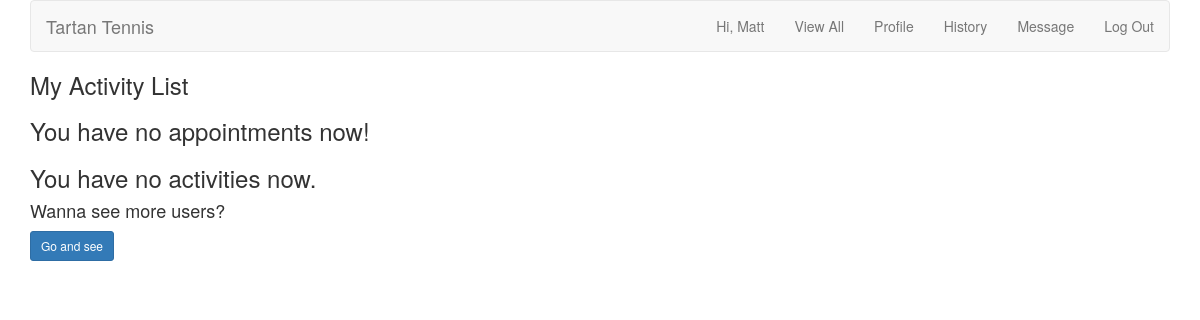
/activities.php (signed in), run on an earlier commit of the app's database.
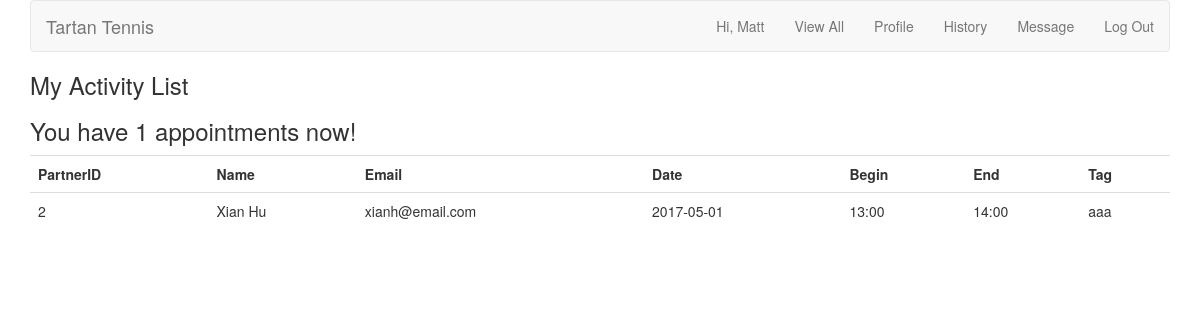
And on a later commit of the database.
### tables this page shows
CREATE TABLE `appointments` (
  `appointment_id` int(10) UNSIGNED NOT NULL PRIMARY KEY AUTO_INCREMENT,
  `poster_id` int(10) UNSIGNED NOT NULL,
  `responder_id` int(10) UNSIGNED NOT NULL,
  `time_id` int(11) UNSIGNED NOT NULL,
  `message_id` int(11) UNSIGNED NOT NULL,
  `is_accepted` boolean DEFAULT FALSE
);

CREATE TABLE `users` (
  `user_id` int(10) UNSIGNED NOT NULL PRIMARY KEY AUTO_INCREMENT,
  `first_name` varchar(20) NOT NULL,
  `last_name` varchar(20) NOT NULL,
  `username` varchar(20) NOT NULL,
  `email` varchar(50) NOT NULL,
  `pass` char(40) NOT NULL,
  `created_at` timestamp NOT NULL DEFAULT CURRENT_TIMESTAMP,
  `updated_at` timestamp NOT NULL DEFAULT CURRENT_TIMESTAMP ON UPDATE CURRENT_TIMESTAMP
);

CREATE TABLE `times` (
  `time_id` int(11) NOT NULL PRIMARY KEY AUTO_INCREMENT,
  `begins_date` varchar(20) NOT NULL,
  `begins_time` varchar(20) NOT NULL,
  `ends_time` varchar(20) NOT NULL,
  `tag` tinytext NOT NULL,
  `user_id` int(11) NOT NULL,
  `created_at` timestamp NOT NULL DEFAULT CURRENT_TIMESTAMP,
  FULLTEXT (begins_date, begins_time, ends_time, tag)
);

### activities.php (the view, shortened to what this page needs)
<?php
include ('includes/header.php');
if (isset($_COOKIE['first_name']) AND isset($_COOKIE['user_id'])) {
echo '<h3> My Activity List </h3> ';
$all="SELECT *
		FROM appointments INNER JOIN times
		USING (time_id)
		WHERE poster_id = {$_COOKIE['user_id']} OR responder_id = {$_COOKIE['user_id']}";
$ra = mysqli_query($dbc, $all);
$num_activities = mysqli_num_rows($ra);
if ($num_activities > 0) {
	echo '<h3>You have ' . $num_activities . ' appointments now! </h3>';
} else {
	echo '<h3>You have no appointments now! </h3>';
}
if ($num_activities > 0) {
					echo '<table class="table">
							<tr>
								<th>PartnerID</th>
								<th>Name</th>
								<th>Email</th>
								<th>Date</th>
								<th>Begin</th>
								<th>End</th>
								<th>Tag</th>
							</tr>';
					while ($row = mysqli_fetch_array($ra)) {
					        $q2 = "SELECT first_name, last_name, email FROM users WHERE user_id = {$row['responder_id']}";
					        $r2 = mysqli_query($dbc, $q2);
					        $subr2 = mysqli_fetch_array($r2);
						if($row['poster_id'] == $_COOKIE['user_id']){
						echo
						'<tr>
							<td>' . $row['responder_id'] . '</td>
							<td>' . $subr2['first_name'] . ' ' . $subr2['last_name'] . '</td>
							<td>' . $subr2['email'] . '</td>
							<td>' . $row['begins_date'] . '</td>
							<td>' . $row['begins_time'] . '</td>
							<td>' . $row['ends_time'] . '</td>
							<td>' . $row['tag'] . '</td>
						</tr>';
						}
					}
					echo '</table>';
				} else {
					echo '<h3>You have no activities now.</h3>';
					echo '<h4>Wanna see more users?</h4>';
					echo '<a class="btn btn-primary btn-sm" href="alltime.php">Go and see</a></h3>';
				}
}else
{
        echo 'You must be logged to access this page.';
}
?>

### includes/header.php (shortened to what this page needs)
<!DOCTYPE html>
<html>
<head>
	<link rel="stylesheet" href="bower_components/bootstrap/dist/css/bootstrap.min.css">
	<link rel="stylesheet" href="includes/styles.css">
</head>
<body>
<div class="container">
<nav class="navbar navbar-default">
  <div class="container-fluid">
    <div class="navbar-header">
      <a class="navbar-brand" href="index.php">Tartan Tennis</a>
    </div>
    <ul class="nav navbar-nav navbar-right">
<?php
require('mysqli_connect.php');
$is_loggedin = isset($_COOKIE['first_name']) AND isset($_COOKIE['user_id']);
if (isset($_COOKIE['first_name'])) {
	$fn = $_COOKIE['first_name'];
	$user_id = $_COOKIE['user_id'];
}
if ($is_loggedin) {
	echo "<li><a href='index.php'>Hi, " . $fn . "</a></li>";
	echo '<li><a href="alltime.php">View All</a></li> ';
	echo '<li><a href="dashboard.php?profile_id=' . $user_id . '">Profile</a></li> ';
	echo "<li><a href='activities.php'>History</a></li>";
	$q = "SELECT message_id FROM messages WHERE receiver_id='$user_id' AND is_read = 0";
	$r = @mysqli_query($dbc, $q);
	$num = mysqli_num_rows($r);
	if($num > 0) {
		echo "<li><a href='message.php'>New Message ($num)</a></li>";
	} else {
		echo "<li><a href='message.php'>Message</a></li>";
	}
	echo "<li><a href='logout.php'>Log Out</a></li>";
} else {
	echo "<li><a href='register.php'>Sign Up</a></li><li><a href='login.php'>Log In</a></li>";
}
?>
    </ul>
  </div>
</nav>

What changed in the data, as far as the page shows it:
added appointments: responder "2", users.first_name "Xian", users.last_name "Hu", users.email "xianh@email.com", time.begins_date "2017-05-01", time.begins_time "13:00", time.ends_time "14:00", time.tag "aaa"
Also different on the page:
$num_activities: (not shown) → "1"
text no longer shown: "You have no appointments now! You have no activities now. Wanna see more users? Go and see"
text now shown: "You have appointments now! PartnerID Name Email Date Begin End Tag"
